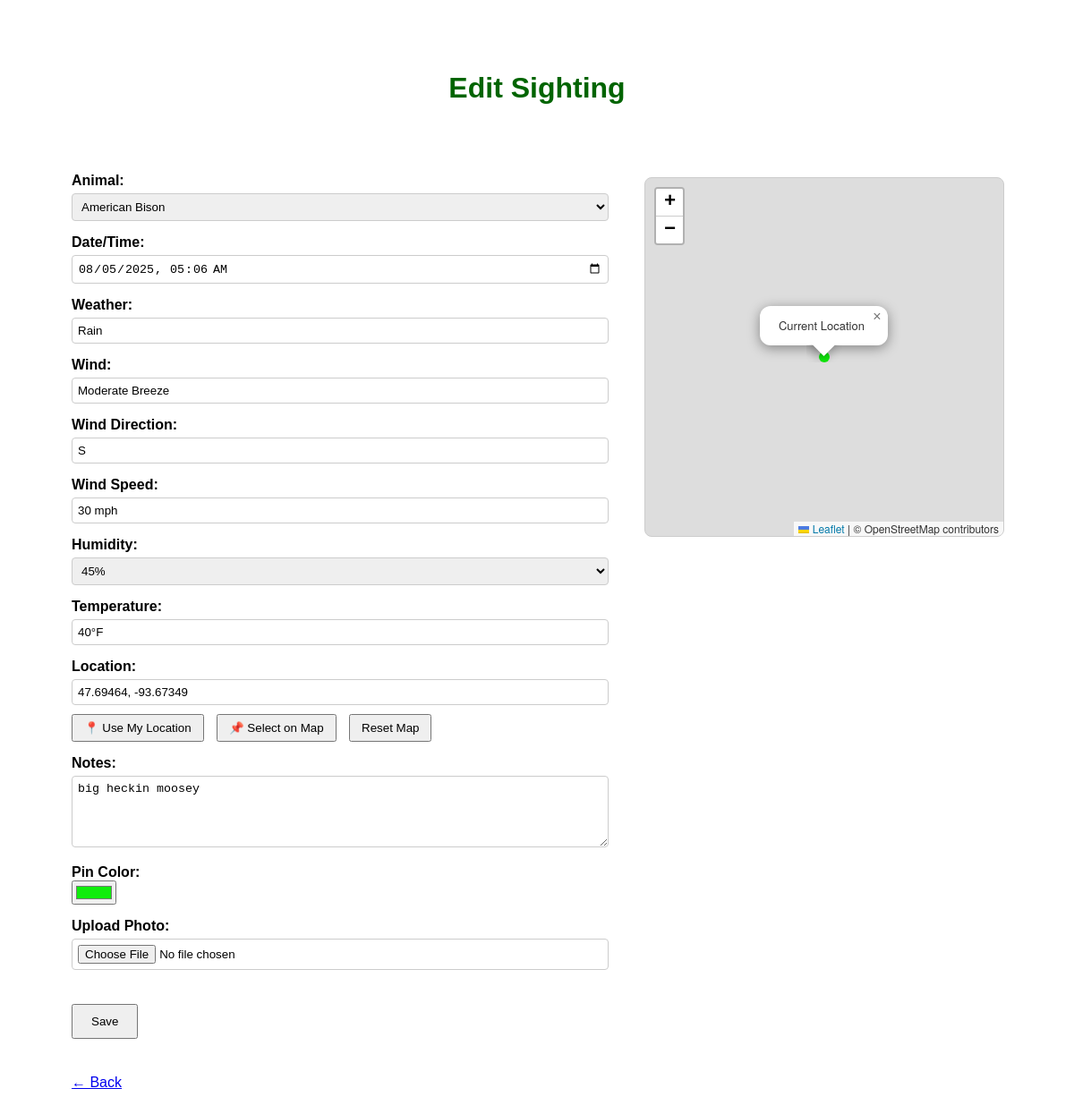
/sightings/1/edit, run on the app's committed database.
### models.py (models this page shows, shortened)
class Sighting(db.Model):
    __tablename__ = 'sighting'
    id = db.Column(db.Integer, primary_key=True)
    animal_id = db.Column(db.Integer, db.ForeignKey('animal.id'), nullable=False, index=True)  # <<< indexed
    date_time = db.Column(db.DateTime, nullable=True, index=True)  # <<< indexed
    weather = db.Column(db.String(100), nullable=True)
    wind = db.Column(db.String(100), nullable=True)
    wind_speed = db.Column(db.String(100), nullable=True)
    wind_direction = db.Column(db.String(50), nullable=True)
    humidity = db.Column(db.String(20), nullable=True)
    temperature = db.Column(db.String(20), nullable=True)
    location = db.Column(db.String(200), nullable=True)
    notes = db.Column(db.Text, nullable=True)
    marker_color = db.Column(db.String(20), nullable=True)
    lat = db.Column(db.Float, nullable=True)
    lng = db.Column(db.Float, nullable=True)
    photo_filename = db.Column(db.String(120), nullable=True)

### app.py (the view, shortened to what this page needs)
@app.route('/sightings/<int:id>/edit', methods=['GET', 'POST'])
def edit_sighting(id):
    sighting = Sighting.query.get_or_404(id)
    form = SightingForm(obj=sighting)
    if request.method == 'GET' and sighting.animal:
        current_cat = sighting.animal.animal_class
        form.animal_category.data = current_cat
        if current_cat in ANIMAL_CHOICES:
            form.animal.choices = [(a, a) for a in ANIMAL_CHOICES[current_cat]]
            form.animal.data = sighting.animal.name
        else:
            form.animal.choices = [("", "Select an animal first")]  # fallback
    else:
        selected_category = request.form.get('animal_category') or form.animal_category.data
        if selected_category in ANIMAL_CHOICES:
            form.animal.choices = [(a, a) for a in ANIMAL_CHOICES[selected_category]]
        else:
            form.animal.choices = [("", "Select an animal first")]  # fallback
    return render_template('edit_sighting.html', form=form, sighting=sighting)

### models.py (called while the page is built)
    def __repr__(self):
        return f"<Animal id={self.id} name='{self.name}' class='{self.animal_class}'>"

### templates/edit_sighting.html (shortened to what this page needs)
<!DOCTYPE html>
<html>
<head>
    <link rel="stylesheet" href="/static/style/style.css">
    <link rel="stylesheet" href="https://unpkg.com/leaflet@1.9.4/dist/leaflet.css" />
</head>
<body>
<h1 style="text-align: center; padding-top: 40px;">Edit Sighting</h1>
<div class="content-wrapper">
    <div class="form-section">
        <form method="POST" enctype="multipart/form-data">
            <label for="animal">Animal:</label>
            <select name="{{ form.animal.name }}" id="animal" required>
                <optgroup label="Big Game">
                    {% for a in ["American Bison", "Black Bear", "Elk", "Whitetail Deer(Buck)", "Wild Boar"] %}
                    <option value="{{ a }}" {% if form.animal.data == a %}selected{% endif %}>{{ a }}</option>
                    {% endfor %}
                </optgroup>
            </select>
            <label for="date_time">Date/Time:</label>
            {{ form.date_time() }}
            <label for="weather">Weather:</label>
            <input type="text" name="{{ form.weather.name }}" id="weather" list="weather_options" value="{{ form.weather.data or '' }}">
            <label for="wind">Wind:</label>
            <input type="text" name="{{ form.wind.name }}" id="wind" value="{{ form.wind.data or '' }}">
            <label for="wind_direction">Wind Direction:</label>
            <input type="text" name="{{ form.wind_direction.name }}" id="wind_direction" value="{{ form.wind_direction.data or '' }}">
            <label for="wind_speed">Wind Speed:</label>
            <input type="text" name="{{ form.wind_speed.name }}" id="wind_speed" value="{{ form.wind_speed.data or '' }}">
            <label for="humidity">Humidity:</label>
            {{ form.humidity() }}
            <label for="temperature">Temperature:</label>
            {{ form.temperature() }}
            <label for="location">Location:</label>
            {{ form.location(id='autocomplete') }}
            <button type="button" onclick="getCurrentLocation()">📍 Use My Location</button>
            <button type="button" onclick="enablePinDrop()">📌 Select on Map</button>
            <button type="button" onclick="resetMap()">Reset Map</button><br>
            <label for="notes">Notes:</label>
            {{ form.notes() }}
            <label for="marker_color">Pin Color:</label>
            {{ form.marker_color(id="marker_color") }}
            <label for="photo">Upload Photo:</label>
            {{ form.photo(onchange="previewPhoto(this)") }}
            <br><br>
            <input type="submit" value="Save">
        </form>
        <a href="{{ url_for('index') }}">← Back</a>
    </div>
    <div class="map-section">
        <div id="map"></div>
    </div>
</div>
</body>
</html>

### static/style.css (style rules this page uses)
body { font-family: sans-serif; margin: 40px; }
h1 { color: darkgreen; }

### templates/edit_sighting.html (style rules this page uses)
form label { display: block; margin-top: 15px; font-weight: bold; }
form input[type="text"], form input[type="datetime-local"], form input[type="number"], form input[type="file"], form select, form textarea { width: 100%; padding: 6px; margin-top: 5px; box-sizing: border-box; border: 1px solid #ccc; border-radius: 4px; }
form button[type="button"] { margin-top: 10px; margin-right: 10px; padding: 6px 12px; }
form input[type="submit"] { margin-top: 20px; padding: 10px 20px; }
form textarea { resize: vertical; min-height: 80px; }
form { margin-bottom: 40px; }
.content-wrapper { display: flex; align-items: flex-start; justify-content: space-between; padding: 40px; gap: 40px; }
.form-section { flex: 2; min-width: 300px; max-width: 600px; }
.map-section { flex: 1; position: sticky; top: 120px; align-self: flex-start; }
#map { width: 100%; height: 400px; border: 1px solid #ccc; border-radius: 8px; margin-top: 20px; }

### data on the page
Sighting: date_time "08/05/2025 05:06", weather "Rain", wind "Moderate Breeze", wind_speed "30 mph", humidity "45%", temperature "40°F", location "47.69464, -93.67349", notes "big heckin moosey", marker_color "#10ed0c"

### other printed values
form field animal "American Bison"
